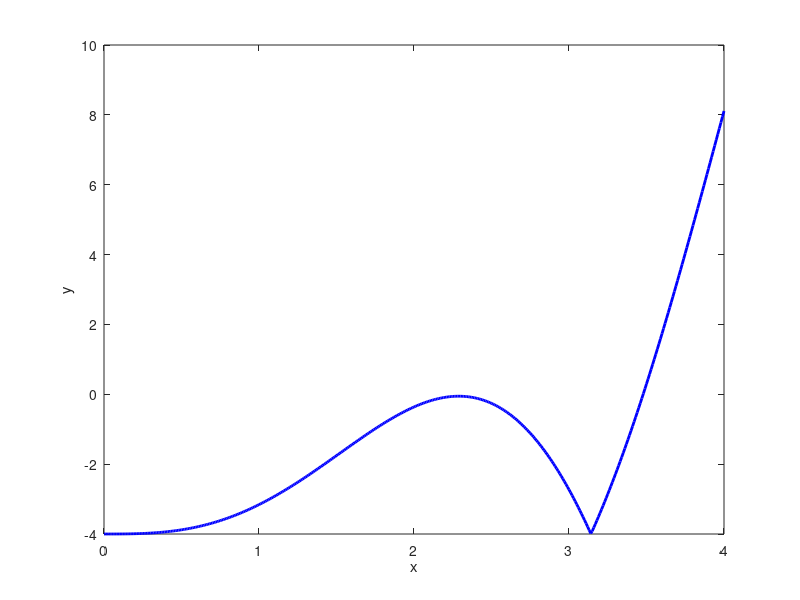

MATLAB code for this plot: (Note: this script raises an error after producing the figure.)
%{
basically, here's how these root-finding algorithms work:

1. secant method: it's a lot like newton's method but for when you don't actually have the derivative. it takes two initial guesses, draws a straight line (a secant) between them on the graph, and sees where it hits the x-axis to make the next guess. it repeats this till it zeros in on the root.
2. newton's method (scalar): uses the actual function and its derivative to slide down the tangent line straight to the root. usually, it's incredibly fast (quadratic convergence), but if the root is "flat" (multiplicity > 1, like in this problem), it slows down a lot and only converges linearly. the error plots literally show this drop in speed.
3. newton's method (systems): same exact vibe but for multiple variables at once. instead of dividing by a single derivative, it builds a jacobian matrix (a grid of all the partial derivatives) and solves a linear system at every single step to update all variables simultaneously.
%}

clc
clear all
close all

f1 = @(x) x.^2.*abs(sin(x))-4;
figure(1)
plot(0:0.01:4, f1(0:0.01:4),'b-','LineWidth',2)
xlabel('x'); ylabel('y')

p0 = 3.6; 
p1 = 3.7;
tle = -6; 
mit = 50; 
sct(p0, p1, f1, mit, tle)

p02 = 2.8; 
p12 = 2.9;
sct(p02, p12, f1, mit, tle) 

f2 = @(x) x.^2 - 2*x.*exp(-x) + exp(-2*x);
fpr = @(x) 2*(x - exp(-x)).*(1 + exp(-x));
x = 0:0.01:2;

figure(2)
plot(x, f2(x), 'b-', 'LineWidth', 2); hold on
plot(x, fpr(x), 'r-', 'LineWidth', 2)
legend('f(x)', 'fpr(x)')
xlabel('x'); ylabel('y')
grid on

tl2 = -10;          
mi2 = 50;
po2 = 1;
[pvs, n] = nts(f2, fpr, tl2, mi2, po2);
r = pvs(n);

etr = abs(pvs(1:n) - r);
kmx = length(etr) - 10;   
en = etr(1:kmx-1);
en1 = etr(2:kmx);

figure(3)
loglog(en, en1, 'o-','LineWidth',2); hold on
xlabel('en')
ylabel('en1')
grid on

i1 = floor(length(en)/2);
i2 = i1 + 5;
xrf = en(i1:i2);
c = en1(i1)/en(i1);
yrf = 1e+1*c * xrf;

figure(4)
loglog(xrf, yrf, 'k--','LineWidth',2)
legend('Dat','Slp=1','Location','best')

x0 = [0;0;0]; 
tl3 = 1e-6; 
mi3 = 50;
xs = nsy(@ffn, @jac, x0, tl3, mi3);
fprintf('\nFin:\n');
disp(xs)
ffn(xs)

function sct(p0, p1, f, mit, tle)
    tol = 10^tle;
    n = 2;   
    f0 = f(p0); 
    f1 = f(p1);
    fprintf('n: 1\tp%i: %.*f\t|f|: %.8f\t|err|: %.*f\n', n-1, abs(tle)+1, p1, abs(f1), abs(tle)+1, abs((p1-p0)/p0)) 
    while n <= mit
        p = p1-f1*(p1-p0)/(f1-f0);
        fprintf('n: %i\tp%i: %.*f\t|f|: %.8f\t|err|: %.*f\n', n, n, abs(tle)+1, p, abs(f(p)), abs(tle)+1, abs((p-p1)/p1)) 
        if abs((p-p1)/p1) < tol
             break
        end
        n = n+1;
        p0 = p1;
        f0 = f1;
        p1 = p;
        f1 = f(p);
    end
    if n < mit+1
        fprintf('Tol: 10^%i, App: %.10f, Iters: %i\n\n', tle, p, n);
    else
        fprintf('Max hit\n\n');
    end
end

function [pvs, n] = nts(f, fpr, tle, mit, p0)
    pvs = zeros(mit+1,1);
    pvs(1) = p0;
    fprintf('n: 0\tp0: %.*f\n', abs(tle)+1, p0)
    for n = 1:mit
        p = p0 - f(p0)/fpr(p0);
        pvs(n+1) = p;
        err = abs((p - p0)/p);
        fprintf('n: %d\tp%d: %.*f\t|err|: %.*f\n', n, n, abs(tle)+1, p, abs(tle)+1, err)
        if err < 10^tle
            break
        end
        p0 = p;
    end
    fprintf('\nTol: 10^%d, App: %.*f, Iters: %d\n\n', tle, abs(tle)+1, p, n);
end

function x = nsy(ffn, jac, x0, tol, mit)
    x = x0;
    err = 1.0;
    it = 0;
    fprintf('k\tx1\tx2\tx3\t||dx||\n');
    while err > tol && it < mit
        fx = ffn(x);
        jx = jac(x);
        dx = jx \ fx;
        x = x - dx;
        err = max(abs(dx));
        it = it + 1;
        fprintf('%d\t%.6f\t%.6f\t%.6f\t%.2e\n', it, x(1), x(2), x(3), err);
    end
end

function f = ffn(x)
    f = zeros(3,1);
    f(1) = 6*x(1) - 2*cos(x(2)*x(3)) - 1;
    f(2) = 9*x(2) + sqrt(x(1)^2 + sin(x(3)) + 1.06) + 0.9;
    f(3) = 60*x(3) + 3*exp(-x(1)*x(2)) + 10*pi - 3;
end

function j = jac(x)
    j = zeros(3,3);
    j(1,1) = 6;
    j(1,2) = 2*x(3)*sin(x(2)*x(3));
    j(1,3) = 2*x(2)*sin(x(2)*x(3));
    
    dnm = sqrt(x(1)^2 + sin(x(3)) + 1.06);
    j(2,1) = x(1)/dnm;
    j(2,2) = 9;
    j(2,3) = cos(x(3))/(2*dnm);
    
    j(3,1) = -3*x(2)*exp(-x(1)*x(2));
    j(3,2) = -3*x(1)*exp(-x(1)*x(2));
    j(3,3) = 60;
end
